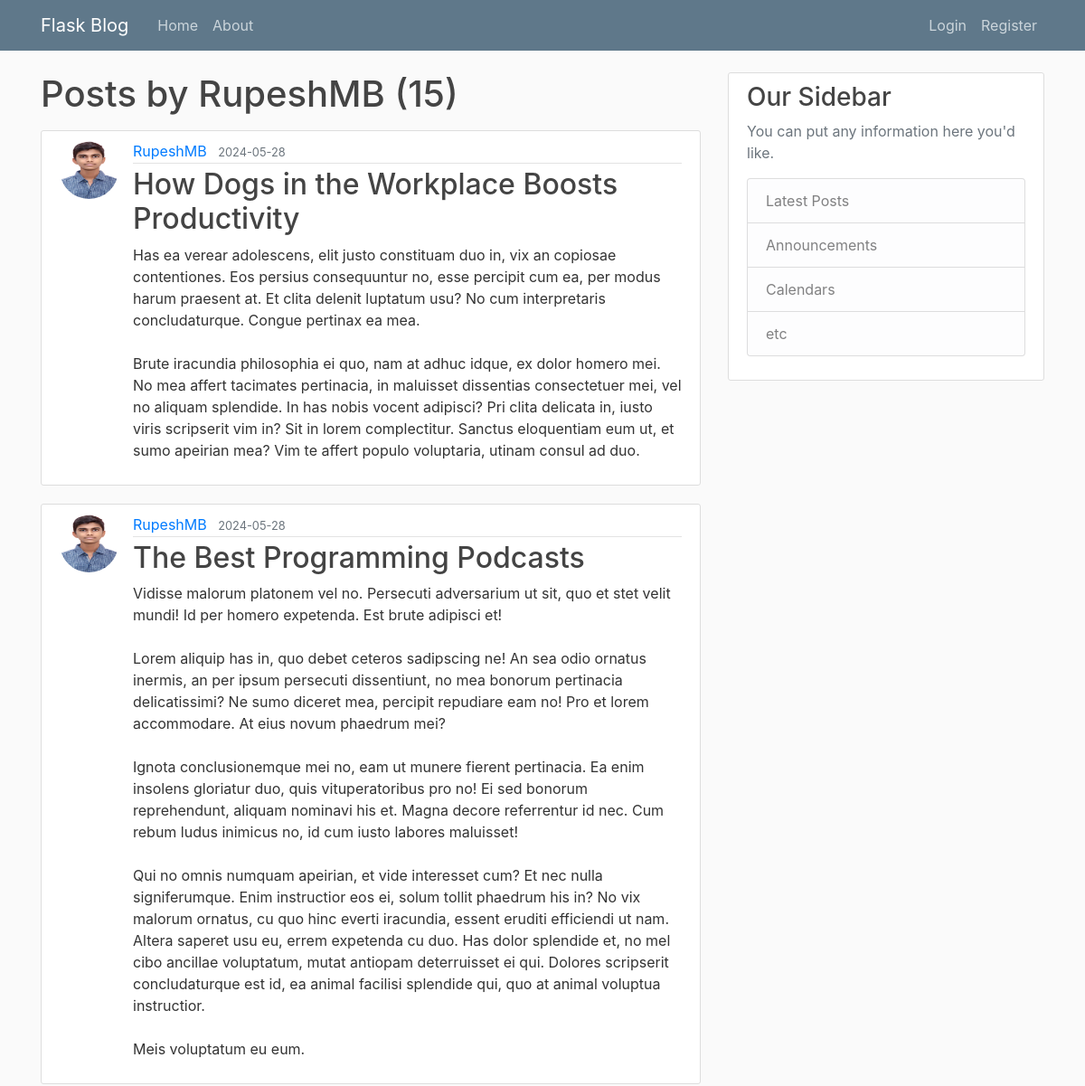
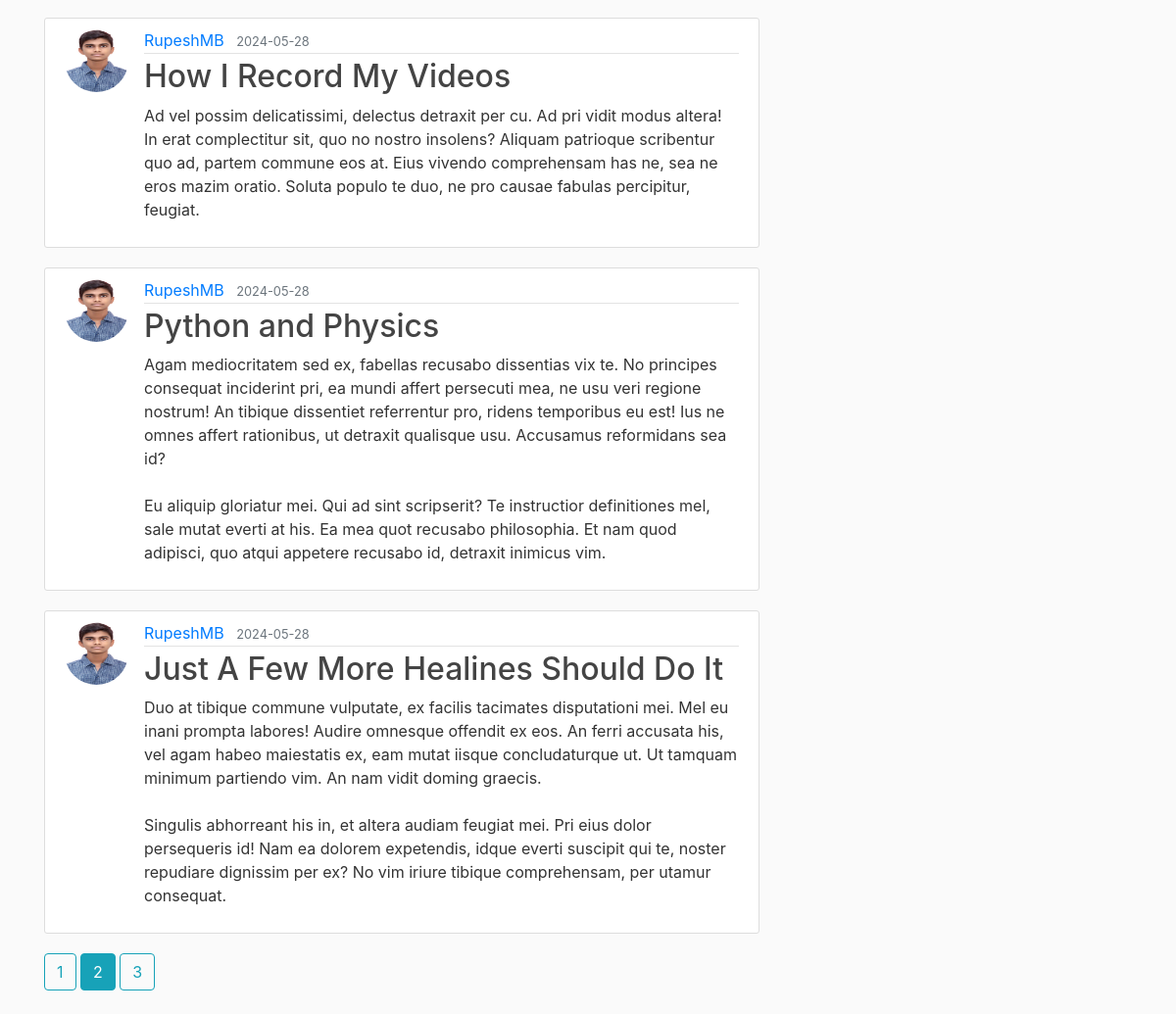
The app's page /user/RupeshMB?page=2 with its own data (2 pictures, top to bottom).
### flaskblog/models.py (models this page shows, shortened)
class User(db.Model, UserMixin):
    id = db.Column(db.Integer, primary_key=True)
    username = db.Column(db.String(20), unique=True, nullable=False)
    email = db.Column(db.String(120), unique=True, nullable=False)
    image_file = db.Column(db.String(20), nullable=False, default='default.jpg')
    password = db.Column(db.String(60), nullable=False)
    posts = db.relationship('Post', backref='name', lazy=True)

class Post(db.Model):
    id = db.Column(db.Integer, primary_key=True)
    title = db.Column(db.String(100), nullable=False)
    date_posted = db.Column(db.DateTime, nullable=False, default=lambda: datetime.now(timezone.utc))
    content = db.Column(db.Text, nullable=False)
    user_id = db.Column(db.Integer, db.ForeignKey('user.id'), nullable=False)

### flaskblog/users/routes.py (the view)
@users.route("/user/<string:username>")
def user_posts(username):
    page = request.args.get('page',1,type=int)
    user = User.query.filter_by(username=username).first_or_404()
    posts= Post.query.filter_by(name=user)\
        .order_by(Post.date_posted.desc())\
        .paginate(page=page, per_page=5)
    return render_template('user_posts.html', posts=posts, user=user)

### flaskblog/templates/user_posts.html
{% extends "layout.html" %}
{% block content %}
    <h1 class="mb-3">Posts by {{ user.username }} ({{ posts.total }})</h1>
    {% for post in posts.items %}
        <article class="media content-section">
            <img class="rounded-circle article-img" src="{{url_for('static', filename='profile_pics/' + post.name.image_file)}}">
            <div class="media-body">
            <div class="article-metadata">
                <a class="mr-2" href="{{ url_for('users.user_posts',username=post.name.username) }}">{{ post.name.username }}</a>
                <small class="text-muted">{{ post.date_posted.strftime('%Y-%m-%d') }}</small>
            </div>
            <h2><a class="article-title" href="{{ url_for('posts.post', post_id=post.id )}}">{{ post.title }}</a></h2>
            <p class="article-content">{{ post.content }}</p>
            </div>
        </article>
    {% endfor %}
    {% for page_num in posts.iter_pages(left_edge=1, right_edge=1, left_current=1, right_current=2) %}
        {% if page_num %}
            {% if posts.page == page_num %}
                <a class="btn btn-info mb-4" href="{{ url_for('users.user_posts',username=user.username, page=page_num)}}">{{ page_num }}</a>
            {% else %}
                <a class="btn btn-outline-info mb-4" href="{{ url_for('users.user_posts',username=user.username, page=page_num)}}">{{ page_num }}</a>
            {% endif %}
        {% else %}
            ...
        {% endif %}
    {% endfor %}
{% endblock content %}

### flaskblog/static/main.css (style rules this page uses)
body { background: #fafafa; color: #333333; margin-top: 5rem; }
h1, h2, h3, h4, h5, h6 { color: #444444; }
.content-section { background: #ffffff; padding: 10px 20px; border: 1px solid #dddddd; border-radius: 3px; margin-bottom: 20px; }
.article-title { color: #444444; }
.article-content { white-space: pre-line; }
.article-img { height: 65px; width: 65px; margin-right: 16px; }
.article-metadata { padding-bottom: 1px; margin-bottom: 4px; border-bottom: 1px solid #e3e3e3 }

### records on screen
User: username "RupeshMB"
Post: image_file (picture), name.username "RupeshMB", date_posted "2024-05-28", title "How Dogs in the Workplace Boosts Productivity", content "Has ea verear adolescens, elit justo constituam duo in, vix an copiosae contentiones. Eos persius consequuntur no, esse percipit cum ea, per modus harum praesent at. Et clita delenit luptatum usu? No cum interpretaris concludaturque. Congue pertinax ea mea. Brute iracundia philosophia ei quo, nam at adhuc idque, ex dolor homero mei. No mea affert tacimates pertinacia, in maluisset dissentias consectetuer mei, vel no aliquam splendide. In has nobis vocent adipisci? Pri clita delicata in, iusto viris scripserit vim in? Sit in lorem complectitur. Sanctus eloquentiam eum ut, et sumo apeirian mea? Vim te affert populo voluptaria, utinam consul ad duo."
Post: image_file (picture), name.username "RupeshMB", date_posted "2024-05-28", title "The Best Programming Podcasts", content "Vidisse malorum platonem vel no. Persecuti adversarium ut sit, quo et stet velit mundi! Id per homero expetenda. Est brute adipisci et! Lorem aliquip has in, quo debet ceteros sadipscing ne! An sea odio ornatus inermis, an per ipsum persecuti dissentiunt, no mea bonorum pertinacia delicatissimi? Ne sumo diceret mea, percipit repudiare eam no! Pro et lorem accommodare. At eius novum phaedrum mei? Ignota conclusionemque mei no, eam ut munere fierent pertinacia. Ea enim insolens gloriatur duo, quis vituperatoribus pro no! Ei sed bonorum reprehendunt, aliquam nominavi his et. Magna decore referrentur id nec. Cum rebum ludus inimicus no, id cum iusto labores maluisset! Qui no omnis numquam…"
Post: image_file (picture), name.username "RupeshMB", date_posted "2024-05-28", title "How I Record My Videos", content "Ad vel possim delicatissimi, delectus detraxit per cu. Ad pri vidit modus altera! In erat complectitur sit, quo no nostro insolens? Aliquam patrioque scribentur quo ad, partem commune eos at. Eius vivendo comprehensam has ne, sea ne eros mazim oratio. Soluta populo te duo, ne pro causae fabulas percipitur, feugiat."
Post: image_file (picture), name.username "RupeshMB", date_posted "2024-05-28", title "Python and Physics", content "Agam mediocritatem sed ex, fabellas recusabo dissentias vix te. No principes consequat inciderint pri, ea mundi affert persecuti mea, ne usu veri regione nostrum! An tibique dissentiet referrentur pro, ridens temporibus eu est! Ius ne omnes affert rationibus, ut detraxit qualisque usu. Accusamus reformidans sea id? Eu aliquip gloriatur mei. Qui ad sint scripserit? Te instructior definitiones mel, sale mutat everti at his. Ea mea quot recusabo philosophia. Et nam quod adipisci, quo atqui appetere recusabo id, detraxit inimicus vim."
Post: image_file (picture), name.username "RupeshMB", date_posted "2024-05-28", title "Just A Few More Healines Should Do It", content "Duo at tibique commune vulputate, ex facilis tacimates disputationi mei. Mel eu inani prompta labores! Audire omnesque offendit ex eos. An ferri accusata his, vel agam habeo maiestatis ex, eam mutat iisque concludaturque ut. Ut tamquam minimum partiendo vim. An nam vidit doming graecis. Singulis abhorreant his in, et altera audiam feugiat mei. Pri eius dolor persequeris id! Nam ea dolorem expetendis, idque everti suscipit qui te, noster repudiare dignissim per ex? No vim iriure tibique comprehensam, per utamur consequat."

### other values on screen
{{ posts.total }} "15"
{{ page_num }} "1" "3"
{{ page_num }} "2"
